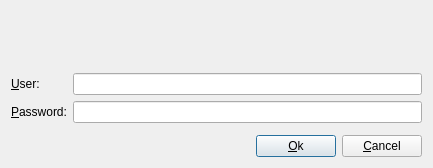
<ui version="4.0" >
 <class>AuthDialogWidget</class>
 <widget class="QDialog" name="AuthDialogWidget" >
  <property name="geometry" >
   <rect>
    <x>0</x>
    <y>0</y>
    <width>433</width>
    <height>168</height>
   </rect>
  </property>
  <property name="windowTitle" >
   <string>Dialog</string>
  </property>
  <layout class="QVBoxLayout" name="verticalLayout" >
   <item>
    <widget class="QLabel" name="m_infoLabel" >
     <property name="text" >
      <string/>
     </property>
    </widget>
   </item>
   <item>
    <layout class="QFormLayout" name="formLayout" >
     <item row="0" column="0" >
      <widget class="QLabel" name="label" >
       <property name="text" >
        <string>&amp;User:</string>
       </property>
       <property name="buddy" >
        <cstring>leUser</cstring>
       </property>
      </widget>
     </item>
     <item row="0" column="1" >
      <widget class="QLineEdit" name="leUser" />
     </item>
     <item row="1" column="0" >
      <widget class="QLabel" name="label_2" >
       <property name="text" >
        <string>&amp;Password:</string>
       </property>
       <property name="buddy" >
        <cstring>lePassword</cstring>
       </property>
      </widget>
     </item>
     <item row="1" column="1" >
      <widget class="QLineEdit" name="lePassword" >
       <property name="echoMode" >
        <enum>QLineEdit::Password</enum>
       </property>
      </widget>
     </item>
    </layout>
   </item>
   <item>
    <layout class="QHBoxLayout" >
     <property name="spacing" >
      <number>6</number>
     </property>
     <property name="margin" >
      <number>0</number>
     </property>
     <item>
      <spacer>
       <property name="orientation" >
        <enum>Qt::Horizontal</enum>
       </property>
       <property name="sizeHint" stdset="0" >
        <size>
         <width>40</width>
         <height>20</height>
        </size>
       </property>
      </spacer>
     </item>
     <item>
      <widget class="QPushButton" name="okButton" >
       <property name="text" >
        <string>&amp;Ok</string>
       </property>
      </widget>
     </item>
     <item>
      <widget class="QPushButton" name="pushButton_2" >
       <property name="text" >
        <string>&amp;Cancel</string>
       </property>
      </widget>
     </item>
    </layout>
   </item>
  </layout>
 </widget>
 <tabstops>
  <tabstop>leUser</tabstop>
  <tabstop>lePassword</tabstop>
  <tabstop>okButton</tabstop>
  <tabstop>pushButton_2</tabstop>
 </tabstops>
 <resources/>
 <connections>
  <connection>
   <sender>pushButton_2</sender>
   <signal>clicked()</signal>
   <receiver>AuthDialogWidget</receiver>
   <slot>reject()</slot>
   <hints>
    <hint type="sourcelabel" >
     <x>267</x>
     <y>124</y>
    </hint>
    <hint type="destinationlabel" >
     <x>292</x>
     <y>107</y>
    </hint>
   </hints>
  </connection>
 </connections>
</ui>
